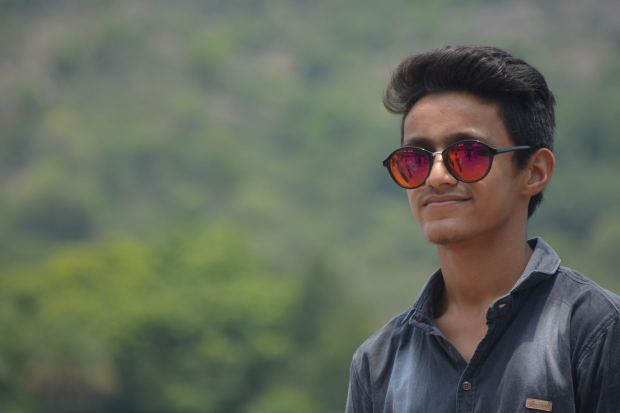
#> input picture amit.jpg, 1240 x 826 px (shown at 1/2 size)
$ python main.py
#> lines starting #> are read from the running program, lines starting #| are printed output that depends on the picture
import cv2

# Configurable parameters
source = "amit.jpg"
destination = "newImage.png"
src = cv2.imread(source, cv2.IMREAD_UNCHANGED)
#> src is the input picture: shape (826, 1240, 3); mean B, G, R 92.5, 106.8, 100.2
# percent by which the image is resized
scale_percent = 50

# cv2.imshow("Amitesh", src)
# cv2.waitKey(0)


# calculate the 50 percent of original dimensions
new_width = int(src.shape[1] * scale_percent / 100)
#> new_width = 620
new_height = int(src.shape[0] * scale_percent / 100)
#> new_height = 413

# resize image
output = cv2.resize(src, (new_width, new_height))
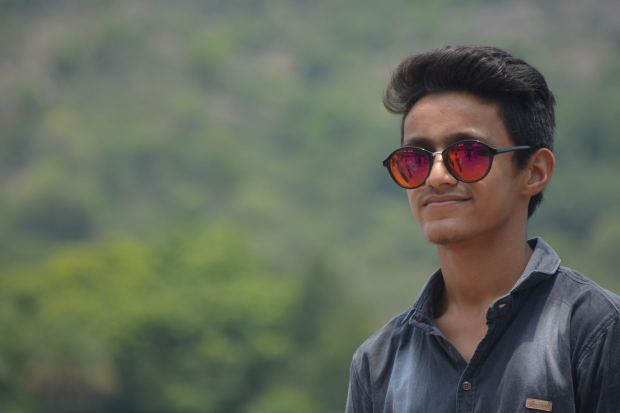
#> output: shape (413, 620, 3); mean B, G, R 92.6, 106.9, 100.4

cv2.imwrite(destination, output)
# cv2.waitKey(0)
